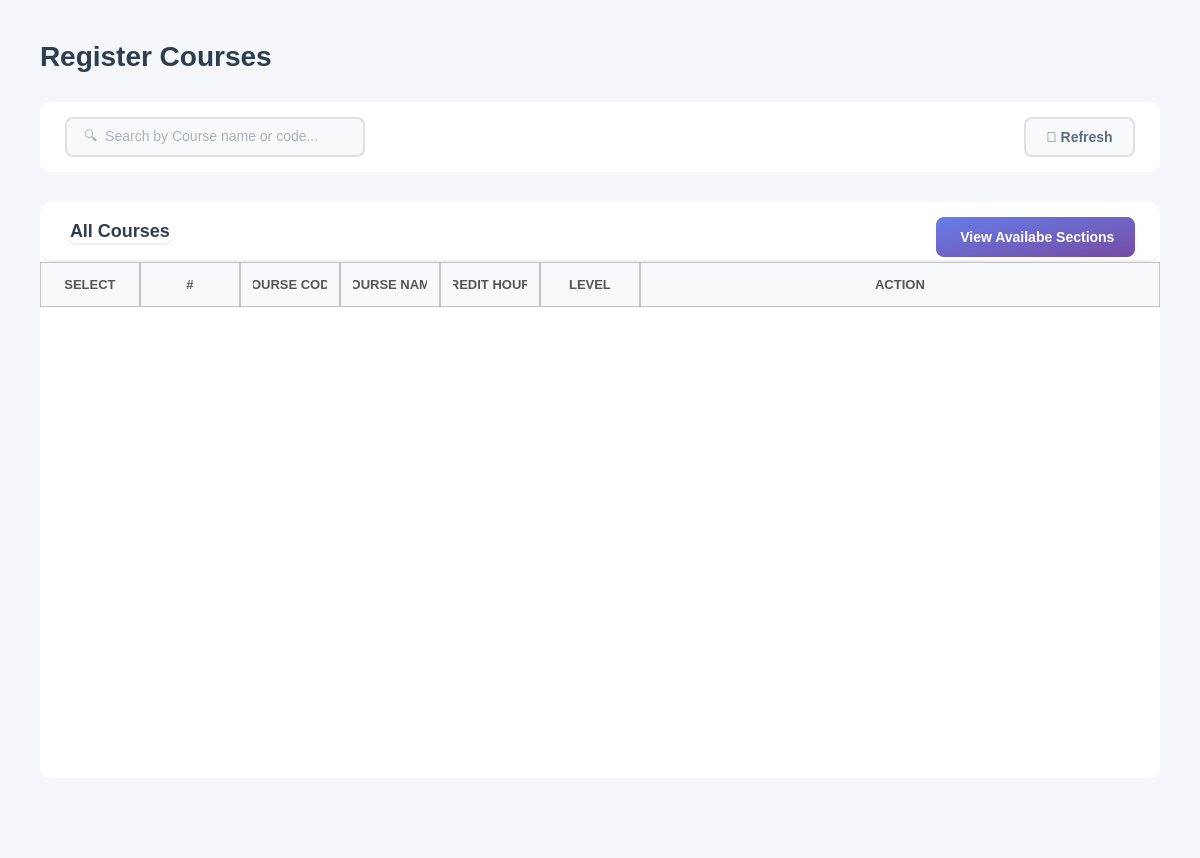
<?xml version="1.0" encoding="UTF-8"?>
<ui version="4.0">
 <class>RegisterCourses</class>
 <widget class="QWidget" name="RegisterCourses">
  <property name="geometry">
   <rect>
    <x>0</x>
    <y>0</y>
    <width>1200</width>
    <height>858</height>
   </rect>
  </property>
  <property name="windowTitle">
   <string>Course</string>
  </property>
  <property name="styleSheet">
   <string notr="true">background-color: #f5f7fa;</string>
  </property>
  <layout class="QVBoxLayout" name="mainLayout">
   <property name="spacing">
    <number>30</number>
   </property>
   <property name="leftMargin">
    <number>40</number>
   </property>
   <property name="topMargin">
    <number>40</number>
   </property>
   <property name="rightMargin">
    <number>40</number>
   </property>
   <property name="bottomMargin">
    <number>20</number>
   </property>
   <item>
    <layout class="QHBoxLayout" name="headerLayout">
     <item>
      <widget class="QLabel" name="labelTitle">
       <property name="styleSheet">
        <string notr="true">font-size: 28px; font-weight: bold; color: #2c3e50; background: transparent;</string>
       </property>
       <property name="text">
        <string>Register Courses</string>
       </property>
      </widget>
     </item>
     <item>
      <spacer name="headerSpacer">
       <property name="orientation">
        <enum>Qt::Orientation::Horizontal</enum>
       </property>
       <property name="sizeHint" stdset="0">
        <size>
         <width>40</width>
         <height>20</height>
        </size>
       </property>
      </spacer>
     </item>
    </layout>
   </item>
   <item>
    <widget class="QFrame" name="filterFrame">
     <property name="minimumSize">
      <size>
       <width>0</width>
       <height>70</height>
      </size>
     </property>
     <property name="maximumSize">
      <size>
       <width>16777215</width>
       <height>70</height>
      </size>
     </property>
     <property name="styleSheet">
      <string notr="true">background-color: white; border-radius: 12px;</string>
     </property>
     <property name="frameShape">
      <enum>QFrame::Shape::StyledPanel</enum>
     </property>
     <layout class="QHBoxLayout" name="filterLayout">
      <property name="leftMargin">
       <number>25</number>
      </property>
      <property name="topMargin">
       <number>15</number>
      </property>
      <property name="rightMargin">
       <number>25</number>
      </property>
      <property name="bottomMargin">
       <number>15</number>
      </property>
      <item>
       <widget class="QLineEdit" name="lineEditSearch">
        <property name="minimumSize">
         <size>
          <width>300</width>
          <height>40</height>
         </size>
        </property>
        <property name="maximumSize">
         <size>
          <width>200</width>
          <height>16777215</height>
         </size>
        </property>
        <property name="styleSheet">
         <string notr="true">QLineEdit {
    padding: 10px 15px;
    border: 2px solid #e0e0e0;
    border-radius: 8px;
    font-size: 14px;
    background-color: #f8f9fa;   /* light neutral background */
    color: #5a6c7d;             /* text color similar to buttons */
}

QLineEdit:focus {
    border-color: #f5576c;       /* accent border on focus */
    background-color: #ffffff;   /* slightly lighter when active */
}

QLineEdit:disabled {
    background-color: #ededed;   /* washed-out grey */
    color: #a1a8b3;             /* faded text */
}
</string>
        </property>
        <property name="placeholderText">
         <string>🔍  Search by Course name or code...</string>
        </property>
       </widget>
      </item>
      <item>
       <spacer name="filterSpacer">
        <property name="orientation">
         <enum>Qt::Orientation::Horizontal</enum>
        </property>
        <property name="sizeHint" stdset="0">
         <size>
          <width>40</width>
          <height>20</height>
         </size>
        </property>
       </spacer>
      </item>
      <item>
       <widget class="QPushButton" name="buttonRefresh">
        <property name="minimumSize">
         <size>
          <width>100</width>
          <height>40</height>
         </size>
        </property>
        <property name="cursor">
         <cursorShape>PointingHandCursor</cursorShape>
        </property>
        <property name="styleSheet">
         <string notr="true">QPushButton {
    background-color: #f8f9fa;
    color: #5a6c7d;
    border: 2px solid #e0e0e0;
    border-radius: 8px;
    font-size: 14px;
    font-weight: bold;
    padding: 10px 20px;
}

QPushButton:hover {
    border-color: #f5576c;
    color: #f5576c;
}

QPushButton:pressed {
    background-color: #e0e0e0; /* darker grey for pressed feedback */
    border-color: #f5576c;
    color: #f5576c;
}</string>
        </property>
        <property name="text">
         <string>🔄 Refresh</string>
        </property>
       </widget>
      </item>
     </layout>
    </widget>
   </item>
   <item>
    <widget class="QFrame" name="tableFrame">
     <property name="styleSheet">
      <string notr="true">background-color: white; border-radius: 12px;</string>
     </property>
     <property name="frameShape">
      <enum>QFrame::Shape::StyledPanel</enum>
     </property>
     <layout class="QVBoxLayout" name="tableMainLayout">
      <property name="spacing">
       <number>0</number>
      </property>
      <property name="leftMargin">
       <number>0</number>
      </property>
      <property name="topMargin">
       <number>0</number>
      </property>
      <property name="rightMargin">
       <number>0</number>
      </property>
      <property name="bottomMargin">
       <number>0</number>
      </property>
      <item>
       <widget class="QFrame" name="tableHeader">
        <property name="minimumSize">
         <size>
          <width>0</width>
          <height>60</height>
         </size>
        </property>
        <property name="maximumSize">
         <size>
          <width>16777215</width>
          <height>60</height>
         </size>
        </property>
        <property name="styleSheet">
         <string notr="true">background: transparent; border-bottom: 2px solid #f0f0f0;</string>
        </property>
        <property name="frameShape">
         <enum>QFrame::Shape::StyledPanel</enum>
        </property>
        <layout class="QHBoxLayout" name="tableHeaderLayout">
         <property name="leftMargin">
          <number>25</number>
         </property>
         <property name="topMargin">
          <number>15</number>
         </property>
         <property name="rightMargin">
          <number>25</number>
         </property>
         <property name="bottomMargin">
          <number>15</number>
         </property>
         <item>
          <widget class="QLabel" name="tableTitle">
           <property name="styleSheet">
            <string notr="true">font-size: 18px; font-weight: bold; color: #2c3e50; background: transparent;</string>
           </property>
           <property name="text">
            <string>All Courses</string>
           </property>
          </widget>
         </item>
         <item>
          <spacer name="tableHeaderSpacer">
           <property name="orientation">
            <enum>Qt::Orientation::Horizontal</enum>
           </property>
           <property name="sizeHint" stdset="0">
            <size>
             <width>40</width>
             <height>20</height>
            </size>
           </property>
          </spacer>
         </item>
         <item>
          <widget class="QPushButton" name="buttonViewSections">
           <property name="enabled">
            <bool>true</bool>
           </property>
           <property name="minimumSize">
            <size>
             <width>120</width>
             <height>40</height>
            </size>
           </property>
           <property name="cursor">
            <cursorShape>PointingHandCursor</cursorShape>
           </property>
           <property name="styleSheet">
            <string notr="true">QPushButton {
    background: qlineargradient(x1:0, y1:0, x2:1, y2:1, stop:0 #667EEA, stop:1 #764BA2);
    color: #ffffff;
    border: none;
    border-radius: 8px;
    font-size: 14px;
    font-weight: bold;
    padding: 10px 20px;
    transition: background 150ms;
}

QPushButton:hover {
    background: qlineargradient(x1:0, y1:0, x2:1, y2:1, stop:0 #4F63C6, stop:1 #5D3F9E);
}

QPushButton:pressed {
    background-color: #3C4A99;
}


QPushButton:disabled {
    background-color: #e0e0e0;
    color: #999999;
}
</string>
           </property>
           <property name="text">
            <string> View Availabe Sections</string>
           </property>
          </widget>
         </item>
        </layout>
       </widget>
      </item>
      <item>
       <widget class="QTableWidget" name="tableAllCourses">
        <property name="minimumSize">
         <size>
          <width>0</width>
          <height>300</height>
         </size>
        </property>
        <property name="styleSheet">
         <string notr="true">QTableWidget {
    border: none;
    background-color: white;
    gridline-color: #e5e5e5;      /* slightly darker for visibility */
    color: #222222;               /* matches QLineEdit text color */
    font-size: 14px;
}

QTableWidget::item {
    padding: 14px;
    border: none;
    color: #222222;               /* consistent text color */
}

QTableWidget::item:selected {
    background-color: #fcebed;  /* soft pink selection */
    color: #222222;             /* keep text readable */
}

QHeaderView::section {
    background-color: #f8f9fa;
    padding: 12px;
	border: 1px solid #c1c1c1; 
    font-size: 13px;
    color: #555555;               /* similar to readOnly QLineEdit text */
    font-weight: bold;
}
QTableWidget::item:focus {
    outline: none;
    border: none;
}
/* Removes weird selection rectangle */
QTableWidget::item:focus {
    outline: none;
    border: none;
}
QTableWidget::indicator {
    width: 18px;
    height: 18px;
}

QTableWidget::indicator:unchecked {
    border: 1px solid #b8b8b8;      /* soft grey border */
    background-color: #f8f8f8;      /* very light grey */
    border-radius: 3px;             /* slightly rounded */
}

QTableWidget::indicator:checked {
    border: 1px solid #5a5a5a;      /* darker grey when selected */
    background-color: #6c6c6c;      /* washed-out grey instead of harsh green */
    image: url(&quot;&quot;);                 /* remove default checkmark */
    border-radius: 3px;
}

QTableWidget::indicator:checked:hover,
QTableWidget::indicator:unchecked:hover {
    border-color: #3a3a3a;
}

QTableWidget::indicator:checked::after {
    content: &quot;&quot;;
    image: url(&quot;&quot;); /* no default checkmark */
}
/* ===== SCROLLBARS (VERTICAL &amp; HORIZONTAL) ===== */

/* Track */
QScrollBar:vertical, QScrollBar:horizontal {
    background: rgba(255, 255, 255, 0.05);  /* subtle track */
    border-radius: 6px;
    margin: 0px;  /* remove extra space */
}

/* Handle / Thumb */
QScrollBar::handle:vertical, QScrollBar::handle:horizontal {
    background: rgba(120, 120, 120, 0.35);  /* glassy thumb */
    border-radius: 6px;
    border: 1px solid rgba(255, 255, 255, 0.2); /* subtle highlight */
    min-height: 30px; /* vertical */
    min-width: 30px;  /* horizontal */
}

QScrollBar::handle:vertical:hover,
QScrollBar::handle:horizontal:hover {
    background: rgba(120, 120, 120, 0.55);
}

/* Buttons (up/down or left/right) */
QScrollBar::add-line:vertical, QScrollBar::sub-line:vertical,
QScrollBar::add-line:horizontal, QScrollBar::sub-line:horizontal {
    width: 16px;  /* horizontal buttons width */
    height: 16px; /* vertical buttons height */
    background: rgba(180, 180, 180, 0.35);
    border-radius: 4px;
}

/* Arrow icons */
QScrollBar::up-arrow:vertical, QScrollBar::down-arrow:vertical,
QScrollBar::left-arrow:horizontal, QScrollBar::right-arrow:horizontal {
    width: 6px;
    height: 6px;
    background: transparent;
}

/* Remove blank areas */
QScrollBar::add-page:vertical, QScrollBar::sub-page:vertical,
QScrollBar::add-page:horizontal, QScrollBar::sub-page:horizontal {
    background: none;
}

/* Sizes */
QScrollBar:vertical { width: 12px; }
QScrollBar:horizontal { height: 12px; }
</string>
        </property>
        <property name="editTriggers">
         <set>QAbstractItemView::EditTrigger::NoEditTriggers</set>
        </property>
        <property name="alternatingRowColors">
         <bool>true</bool>
        </property>
        <property name="selectionMode">
         <enum>QAbstractItemView::SelectionMode::ContiguousSelection</enum>
        </property>
        <property name="cornerButtonEnabled">
         <bool>true</bool>
        </property>
        <attribute name="horizontalHeaderStretchLastSection">
         <bool>true</bool>
        </attribute>
        <attribute name="verticalHeaderVisible">
         <bool>false</bool>
        </attribute>
        <attribute name="verticalHeaderCascadingSectionResizes">
         <bool>true</bool>
        </attribute>
        <column>
         <property name="text">
          <string>SELECT</string>
         </property>
        </column>
        <column>
         <property name="text">
          <string>#</string>
         </property>
        </column>
        <column>
         <property name="text">
          <string>COURSE CODE</string>
         </property>
        </column>
        <column>
         <property name="text">
          <string>COURSE NAME</string>
         </property>
        </column>
        <column>
         <property name="text">
          <string>CREDIT HOURS</string>
         </property>
        </column>
        <column>
         <property name="text">
          <string>LEVEL</string>
         </property>
        </column>
        <column>
         <property name="text">
          <string>ACTION</string>
         </property>
        </column>
       </widget>
      </item>
     </layout>
    </widget>
   </item>
   <item>
    <spacer name="verticalSpacer">
     <property name="orientation">
      <enum>Qt::Orientation::Vertical</enum>
     </property>
     <property name="sizeType">
      <enum>QSizePolicy::Policy::Maximum</enum>
     </property>
     <property name="sizeHint" stdset="0">
      <size>
       <width>20</width>
       <height>60</height>
      </size>
     </property>
    </spacer>
   </item>
  </layout>
 </widget>
 <resources/>
 <connections/>
</ui>
